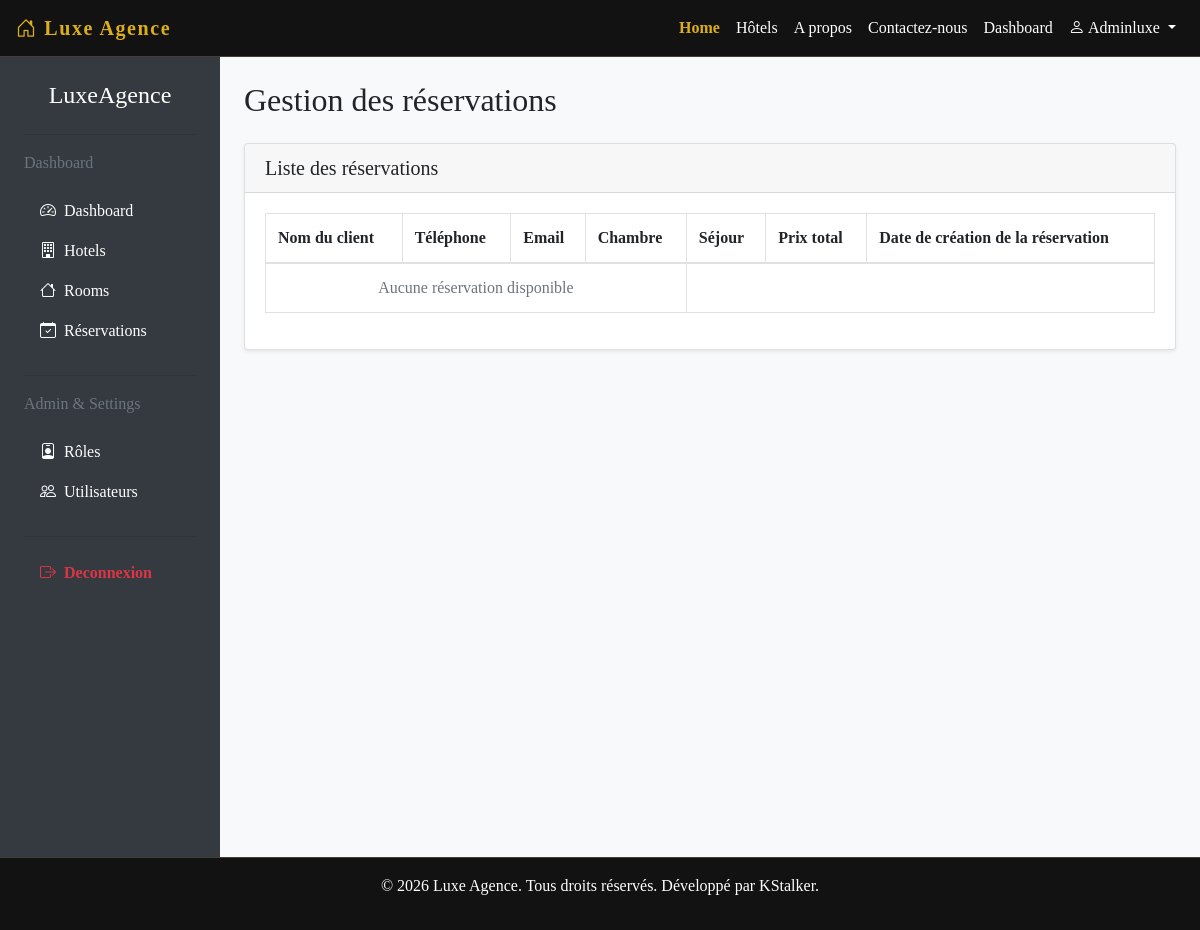
Page /gestionbookings/ (signed in) on the earlier database version.
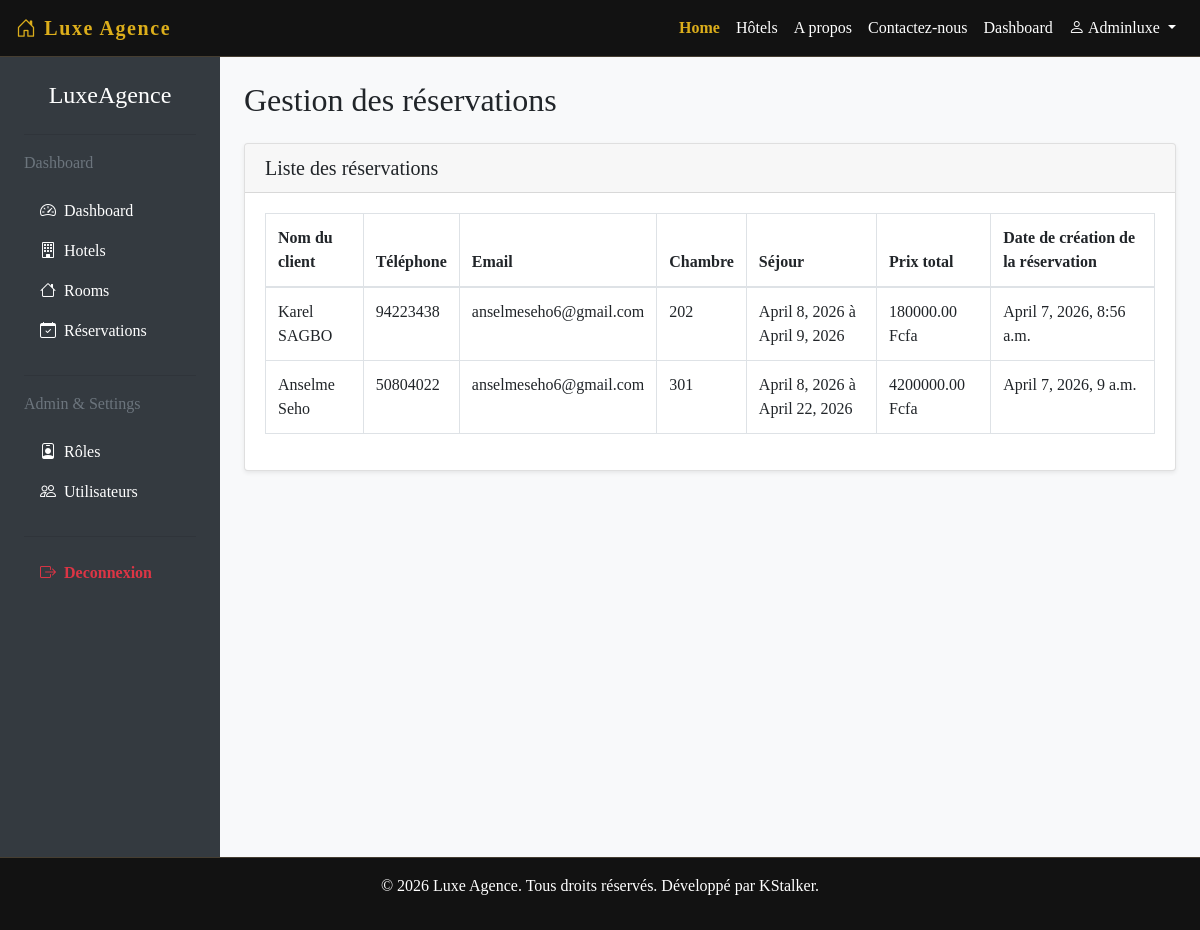
Same page on the later database version.
### Agence/models.py (models this page shows, shortened)
class Booking(models.Model):
    full_name = models.CharField(max_length=255)
    email = models.EmailField()
    phone = models.CharField(max_length=20)
    room = models.ForeignKey('Room', on_delete=models.CASCADE)
    check_in = models.DateField()
    check_out = models.DateField()
    total_price = models.DecimalField(max_digits=10, decimal_places=2)
    created_at = models.DateTimeField(auto_now_add=True, null=True)

class Room(models.Model):
    hotel = models.ForeignKey(Hotel, on_delete=models.CASCADE)
    room_number = models.CharField(max_length=20)
    room_type = models.CharField(max_length=100)
    price_per_night = models.DecimalField(max_digits=10, decimal_places=2)
    available = models.BooleanField(default=True)
    capacity = models.IntegerField()
    image = models.ImageField(upload_to='rooms/', default='rooms/default.jpg')

### Agence/views.py (the view)
# urls.py: path('gestionbookings/', views.GestionBookingView.as_view(), name='gestbooking'),
class GestionBookingView(LoginRequiredMixin,ListView):
    model = Booking
    template_name = 'administrateur/gestbooking.html'
    context_object_name = 'bookings'

### Agence/templates/administrateur/gestbooking.html (shortened to what this page needs)
{% extends 'base.html' %}
{% block content %}
<div class="d-flex" style="min-height: 100vh;">
    {% include 'administrateur/sidebar.html' %}
    <div class="container-fluid py-4 px-4" style="flex: 1; background-color: #f8f9fa;">
        <div class="mb-4">
            <h2 class="fw-bold">Gestion des réservations</h2>
        </div>
        <div class="row g-4">
            <div class="col-lg-12">
                <div class="card shadow-sm">
                    <div class="card-header d-flex justify-content-between align-items-center">
                        <h5 class="mb-0">Liste des réservations</h5>
                    </div>
                    <div class="card-body">
                        <div style="overflow-x: auto;">
                            <table class="table table-bordered">
                                <thead>
                                    <tr>
                                        <th>Nom du client</th>
                                        <th>Téléphone </th>
                                        <th>Email</th>
                                        <th>Chambre</th>
                                        <th>Séjour</th>
                                        <th>Prix total</th>
                                        <th>Date de création de la réservation</th>
                                    </tr>
                                </thead>
                                <tbody>
                                    {% for booking in bookings %}
                                    <tr>
                                        <td>{{ booking.full_name }}</td>
                                        <td>{{ booking.phone }}</td>
                                        <td>{{ booking.email }}</td>
                                        <td>{{ booking.room.room_number }}</td>
                                        <td>{{ booking.check_in }} à {{ booking.check_out }}</td>
                                        <td>{{ booking.total_price }} Fcfa</td>
                                        <td>{{ booking.created_at }}</td>
                                    </tr>
                                    {% empty %}
                                    <tr>
                                        <td colspan="4" class="text-center text-muted">Aucune réservation disponible</td>
                                    </tr>
                                    {% endfor %}
                                </tbody>
                            </table>
                        </div>
                    </div>
                </div>
            </div>
        </div>
    </div>
</div>
{% endblock %}

Differences in the rows shown:
added Booking: full_name "Karel SAGBO", phone "94223438", email "anselmeseho6@gmail.com", room.room_number "202", check_in "April 8, 2026", check_out "April 9, 2026", total_price "180000.00", created_at "April 7, 2026, 8:56 a.m."
added Booking: full_name "Anselme Seho", phone "50804022", email "anselmeseho6@gmail.com", room.room_number "301", check_in "April 8, 2026", check_out "April 22, 2026", total_price "4200000.00", created_at "April 7, 2026, 9 a.m."
Other differences:
text no longer shown: "Aucune réservation disponible"
